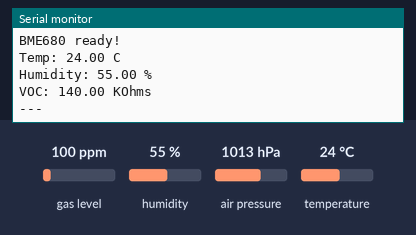
Bench run of a program on a simulated Seeed XIAO ESP32-S3. Parts: the last lines printed to the serial monitor. Inputs (shaded band) come from the test bench; at power-on: gas level 100 ppm, humidity 55 %, temperature 24 °C, air pressure 1013 hPa.

Above: at 3.2 s.
3.3 s: gas level set to 20 ppm
At 6.6 s:
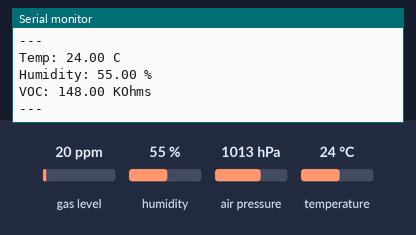
7.3 s: humidity set to 22 %
At 9.7 s:
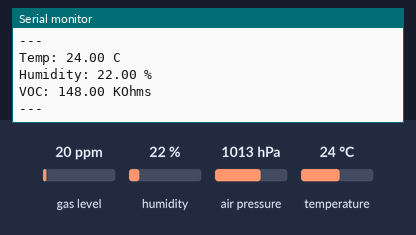

Measured:
- after the input at 3.3 s, the serial monitor: prints a new line after 2.0 s (image 1)
- after the input at 7.3 s, the serial monitor: prints a new line after 1.2 s (image 2)

The program:

main.cpp
```cpp
#include <Arduino.h>
#include <Wire.h>
#include <Adafruit_BME680.h>

Adafruit_BME680 bme;

void setup() {
  Serial.begin(115200);
  delay(2000);
  Serial.println("Starting...");

  Wire.begin();  // 默认引脚

  // 扫描确认
  Wire.beginTransmission(0x77);
  byte error = Wire.endTransmission();
  Serial.print("I2C check at 0x77: ");
  Serial.println(error == 0 ? "OK" : "FAILED");

  if (!bme.begin(0x77, &Wire)) {
    Serial.println("BME680 init failed!");
    while (1);
  }

  Serial.println("BME680 ready!");
  bme.setTemperatureOversampling(BME680_OS_8X);
  bme.setHumidityOversampling(BME680_OS_2X);
  bme.setPressureOversampling(BME680_OS_4X);
  bme.setIIRFilterSize(BME680_FILTER_SIZE_3);
  bme.setGasHeater(320, 150);
}

void loop() {
  if (!bme.performReading()) {
    Serial.println("Reading failed");
    delay(2000);
    return;
  }
  Serial.print("Temp: "); Serial.print(bme.temperature); Serial.println(" C");
  Serial.print("Humidity: "); Serial.print(bme.humidity); Serial.println(" %");
  Serial.print("VOC: "); Serial.print(bme.gas_resistance / 1000.0); Serial.println(" KOhms");
  Serial.println("---");
  delay(3000);
}
```
